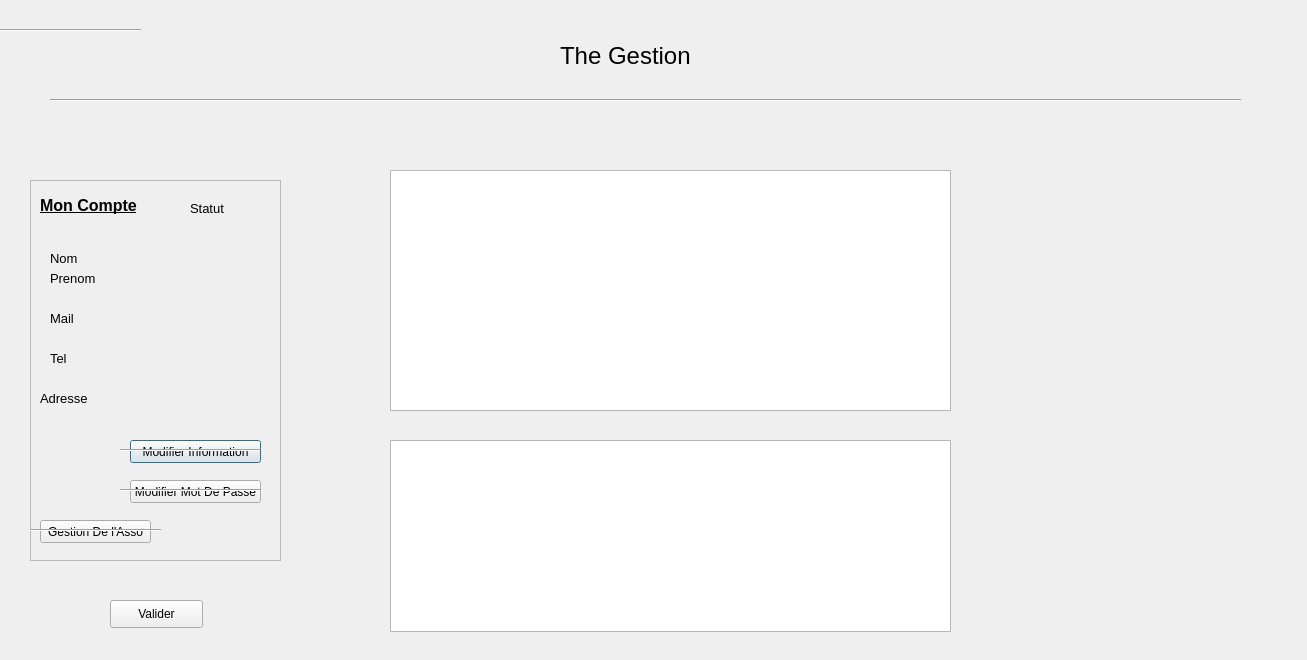
<?xml version="1.0" encoding="UTF-8"?>
<ui version="4.0">
 <class>InfoProjet</class>
 <widget class="QDialog" name="InfoProjet">
  <property name="geometry">
   <rect>
    <x>0</x>
    <y>0</y>
    <width>1307</width>
    <height>660</height>
   </rect>
  </property>
  <property name="windowTitle">
   <string>Dialog</string>
  </property>
  <widget class="QFrame" name="InfoWidget">
   <property name="geometry">
    <rect>
     <x>30</x>
     <y>180</y>
     <width>251</width>
     <height>381</height>
    </rect>
   </property>
   <property name="styleSheet">
    <string notr="true"/>
   </property>
   <property name="frameShape">
    <enum>QFrame::StyledPanel</enum>
   </property>
   <property name="frameShadow">
    <enum>QFrame::Plain</enum>
   </property>
   <widget class="QLabel" name="label_2">
    <property name="geometry">
     <rect>
      <x>10</x>
      <y>10</y>
      <width>141</width>
      <height>31</height>
     </rect>
    </property>
    <property name="font">
     <font>
      <pointsize>12</pointsize>
      <weight>75</weight>
      <bold>true</bold>
      <underline>true</underline>
     </font>
    </property>
    <property name="text">
     <string>Mon Compte</string>
    </property>
   </widget>
   <widget class="QLabel" name="NameLabel">
    <property name="geometry">
     <rect>
      <x>20</x>
      <y>70</y>
      <width>181</width>
      <height>16</height>
     </rect>
    </property>
    <property name="font">
     <font>
      <pointsize>10</pointsize>
     </font>
    </property>
    <property name="text">
     <string>Nom</string>
    </property>
   </widget>
   <widget class="QLabel" name="SurnameLabel">
    <property name="geometry">
     <rect>
      <x>20</x>
      <y>90</y>
      <width>201</width>
      <height>16</height>
     </rect>
    </property>
    <property name="font">
     <font>
      <pointsize>10</pointsize>
     </font>
    </property>
    <property name="text">
     <string>Prenom</string>
    </property>
   </widget>
   <widget class="QLabel" name="StatutLabel">
    <property name="geometry">
     <rect>
      <x>160</x>
      <y>20</y>
      <width>81</width>
      <height>16</height>
     </rect>
    </property>
    <property name="font">
     <font>
      <pointsize>10</pointsize>
     </font>
    </property>
    <property name="text">
     <string>Statut</string>
    </property>
   </widget>
   <widget class="QLabel" name="MailLabel">
    <property name="geometry">
     <rect>
      <x>20</x>
      <y>130</y>
      <width>201</width>
      <height>16</height>
     </rect>
    </property>
    <property name="font">
     <font>
      <pointsize>10</pointsize>
     </font>
    </property>
    <property name="text">
     <string>Mail</string>
    </property>
   </widget>
   <widget class="QLabel" name="AdressLabel">
    <property name="geometry">
     <rect>
      <x>10</x>
      <y>210</y>
      <width>231</width>
      <height>16</height>
     </rect>
    </property>
    <property name="font">
     <font>
      <pointsize>10</pointsize>
     </font>
    </property>
    <property name="text">
     <string>Adresse</string>
    </property>
   </widget>
   <widget class="QLabel" name="TelLabel">
    <property name="geometry">
     <rect>
      <x>20</x>
      <y>170</y>
      <width>191</width>
      <height>16</height>
     </rect>
    </property>
    <property name="font">
     <font>
      <pointsize>10</pointsize>
     </font>
    </property>
    <property name="text">
     <string>Tel</string>
    </property>
   </widget>
   <widget class="QPushButton" name="ModifInfoButton">
    <property name="geometry">
     <rect>
      <x>100</x>
      <y>260</y>
      <width>131</width>
      <height>23</height>
     </rect>
    </property>
    <property name="text">
     <string>Modifier Information</string>
    </property>
   </widget>
   <widget class="QPushButton" name="ModifMdpButton">
    <property name="geometry">
     <rect>
      <x>100</x>
      <y>300</y>
      <width>131</width>
      <height>23</height>
     </rect>
    </property>
    <property name="text">
     <string>Modifier Mot De Passe</string>
    </property>
   </widget>
   <widget class="QPushButton" name="GestionAssoButton">
    <property name="geometry">
     <rect>
      <x>10</x>
      <y>340</y>
      <width>111</width>
      <height>23</height>
     </rect>
    </property>
    <property name="text">
     <string>Gestion De l'Asso</string>
    </property>
   </widget>
   <widget class="Line" name="line_4">
    <property name="geometry">
     <rect>
      <x>90</x>
      <y>240</y>
      <width>141</width>
      <height>61</height>
     </rect>
    </property>
    <property name="orientation">
     <enum>Qt::Horizontal</enum>
    </property>
   </widget>
   <widget class="Line" name="line_5">
    <property name="geometry">
     <rect>
      <x>90</x>
      <y>280</y>
      <width>141</width>
      <height>61</height>
     </rect>
    </property>
    <property name="orientation">
     <enum>Qt::Horizontal</enum>
    </property>
   </widget>
   <widget class="Line" name="line_6">
    <property name="geometry">
     <rect>
      <x>-10</x>
      <y>320</y>
      <width>141</width>
      <height>61</height>
     </rect>
    </property>
    <property name="orientation">
     <enum>Qt::Horizontal</enum>
    </property>
   </widget>
  </widget>
  <widget class="Line" name="topLine">
   <property name="geometry">
    <rect>
     <x>50</x>
     <y>90</y>
     <width>1191</width>
     <height>20</height>
    </rect>
   </property>
   <property name="orientation">
    <enum>Qt::Horizontal</enum>
   </property>
  </widget>
  <widget class="QTableWidget" name="tableProjet">
   <property name="geometry">
    <rect>
     <x>390</x>
     <y>170</y>
     <width>561</width>
     <height>241</height>
    </rect>
   </property>
  </widget>
  <widget class="QTableWidget" name="tableProjetPreci">
   <property name="geometry">
    <rect>
     <x>390</x>
     <y>440</y>
     <width>561</width>
     <height>192</height>
    </rect>
   </property>
  </widget>
  <widget class="QPushButton" name="valideProjetButton">
   <property name="geometry">
    <rect>
     <x>110</x>
     <y>600</y>
     <width>93</width>
     <height>28</height>
    </rect>
   </property>
   <property name="text">
    <string>Valider</string>
   </property>
  </widget>
  <widget class="QLabel" name="TitreLabel">
   <property name="geometry">
    <rect>
     <x>560</x>
     <y>30</y>
     <width>161</width>
     <height>51</height>
    </rect>
   </property>
   <property name="font">
    <font>
     <pointsize>18</pointsize>
    </font>
   </property>
   <property name="text">
    <string>The Gestion</string>
   </property>
  </widget>
  <widget class="Line" name="line_7">
   <property name="geometry">
    <rect>
     <x>0</x>
     <y>0</y>
     <width>141</width>
     <height>61</height>
    </rect>
   </property>
   <property name="orientation">
    <enum>Qt::Horizontal</enum>
   </property>
  </widget>
 </widget>
 <resources/>
 <connections/>
</ui>
